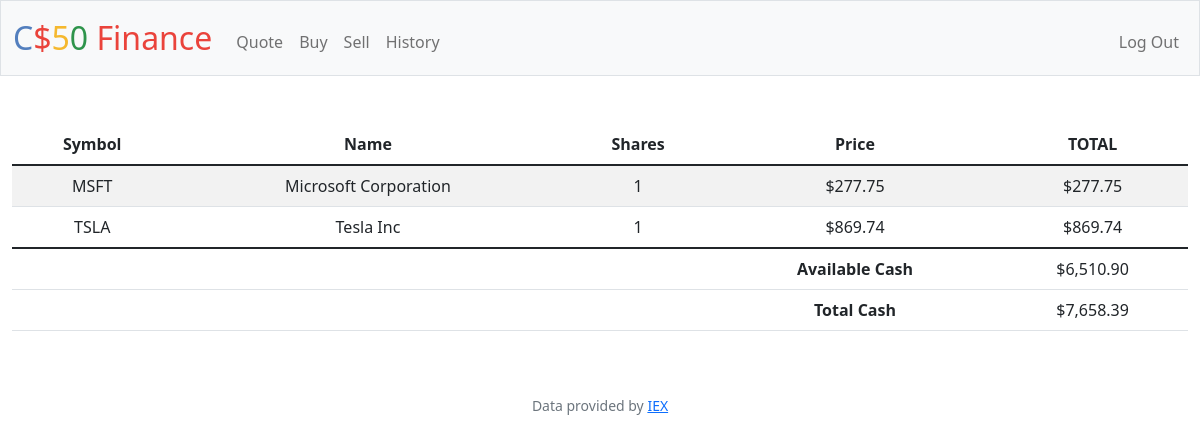
Page / (signed in) on the committed database.
### tables this page shows
CREATE TABLE transactions (username TEXT NOT NULL, name TEXT NOT NULL, symbol TEXT NOT NULL, price INTEGER ,quantity INTEGER, time TEXT NOT NULL);

CREATE TABLE users (id INTEGER PRIMARY KEY AUTOINCREMENT NOT NULL, username TEXT NOT NULL, hash TEXT NOT NULL, cash NUMERIC NOT NULL DEFAULT 10000.00);

### app.py (the view)
@app.route("/")
@login_required
def index():
    id = session["user_id"]
    stocks_db = db.execute(
        "SELECT name, symbol, price, SUM(quantity) AS shares FROM transactions WHERE username = ? GROUP BY symbol HAVING SUM(quantity) > 0", id)
    balance = db.execute("SELECT cash FROM users WHERE id = ?", id)
    total_shares_value = 0
    for row in stocks_db:
        total_shares_value += (row["price"] * row["shares"])
    total_balance = total_shares_value + balance[0]["cash"]
    return render_template("index.html", stocks=stocks_db, cash=balance[0]["cash"], total_cash=total_balance)

### app.py (called while the page is built)
@app.after_request
def after_request(response):
    response.headers["Cache-Control"] = "no-cache, no-store, must-revalidate"
    response.headers["Expires"] = 0
    response.headers["Pragma"] = "no-cache"
    return response

### helpers.py (called while the page is built)
def login_required(f):
    @wraps(f)
    def decorated_function(*args, **kwargs):
        if session.get("user_id") is None:
            return redirect("/login")
        return f(*args, **kwargs)
    return decorated_function

def usd(value):
    return f"${value:,.2f}"

### templates/index.html
{% extends "layout.html" %}
{% block main %}
    <table class="table table-striped">
        <thead>
          <tr>
            <th scope="col">Symbol</th>
            <th scope="col">Name</th>
            <th scope="col">Shares</th>
            <th scope="col">Price</th>
            <th scope="col">TOTAL</th>
          </tr>
        </thead>
        <tbody>
            {% for stock in stocks %}
          <tr>
            <td>{{stock["symbol"]}}</td>
            <td>{{stock["name"]}}</td>
            <td>{{stock["shares"]}}</td>
            <td>{{stock["price"] | usd}}</td>
            <td>{{(stock["price"] * stock["shares"]) | usd}}</td>
          </tr>
          {% endfor %}
        </tbody>
        <tfoot>
          <tr>
            <td></td>
            <td></td>
            <td></td>
            <th>Available Cash</th>
            <td>{{cash | usd}}</td>
          </tr>
          <tr>
            <td></td>
            <td></td>
            <td></td>
            <th>Total Cash</th>
            <td>{{total_cash | usd}}</td>
          </tr>
        </tfoot>
      </table>
{% endblock %}

### templates/layout.html (shortened to what this page needs)
<!DOCTYPE html>
<html lang="en">
    <head>
        <link href="https://cdn.jsdelivr.net/npm/bootstrap@5.1.3/dist/css/bootstrap.min.css" rel="stylesheet">
        <link href="/static/styles.css" rel="stylesheet">
    </head>
    <body>
        <nav class="bg-light border navbar navbar-expand-md navbar-light">
            <div class="container-fluid">
                <a class="navbar-brand" href="/"><span class="blue">C</span><span class="red">$</span><span class="yellow">5</span><span class="green">0</span> <span class="red">Finance</span></a>
                <div class="collapse navbar-collapse" id="navbar">
                    {% if session["user_id"] %}
                        <ul class="navbar-nav me-auto mt-2">
                            <li class="nav-item"><a class="nav-link" href="/quote">Quote</a></li>
                            <li class="nav-item"><a class="nav-link" href="/buy">Buy</a></li>
                            <li class="nav-item"><a class="nav-link" href="/sell">Sell</a></li>
                            <li class="nav-item"><a class="nav-link" href="/history">History</a></li>
                        </ul>
                        <ul class="navbar-nav ms-auto mt-2">
                            <li class="nav-item"><a class="nav-link" href="/logout">Log Out</a></li>
                        </ul>
                    {% else %}
                        <ul class="navbar-nav ms-auto mt-2">
                            <li class="nav-item"><a class="nav-link" href="/register">Register</a></li>
                            <li class="nav-item"><a class="nav-link" href="/login">Log In</a></li>
                        </ul>
                    {% endif %}
                </div>
            </div>
        </nav>
        <main class="container-fluid py-5 text-center">
            {% block main %}{% endblock %}
        </main>
        <footer class="mb-5 small text-center text-muted">
            Data provided by <a href="https://iexcloud.io/">IEX</a>
        </footer>
    </body>
</html>

### static/styles.css (style rules this page uses)
nav .navbar-brand { font-size: xx-large; }
nav .navbar-brand .blue { color: #537fbe; }
nav .navbar-brand .red { color: #ea433b; }
nav .navbar-brand .yellow { color: #f5b82e; }
nav .navbar-brand .green { color: #2e944b; }

### rows in the picture
transactions: symbol "TSLA", name "Tesla Inc", shares "1", price "$869.74", (stock['price']*stock['shares'])|usd "$869.74"
users: cash "$6,510.90"

### other values in the picture
{{ stock["symbol"] }} "MSFT"
{{ stock["name"] }} "Microsoft Corporation"
{{ stock["shares"] }} "1"
{{ stock["price"] | usd }} "$277.75"
{{ (stock["price"] * stock["shares"]) | usd }} "$277.75"
{{ total_cash | usd }} "$7,658.39"
